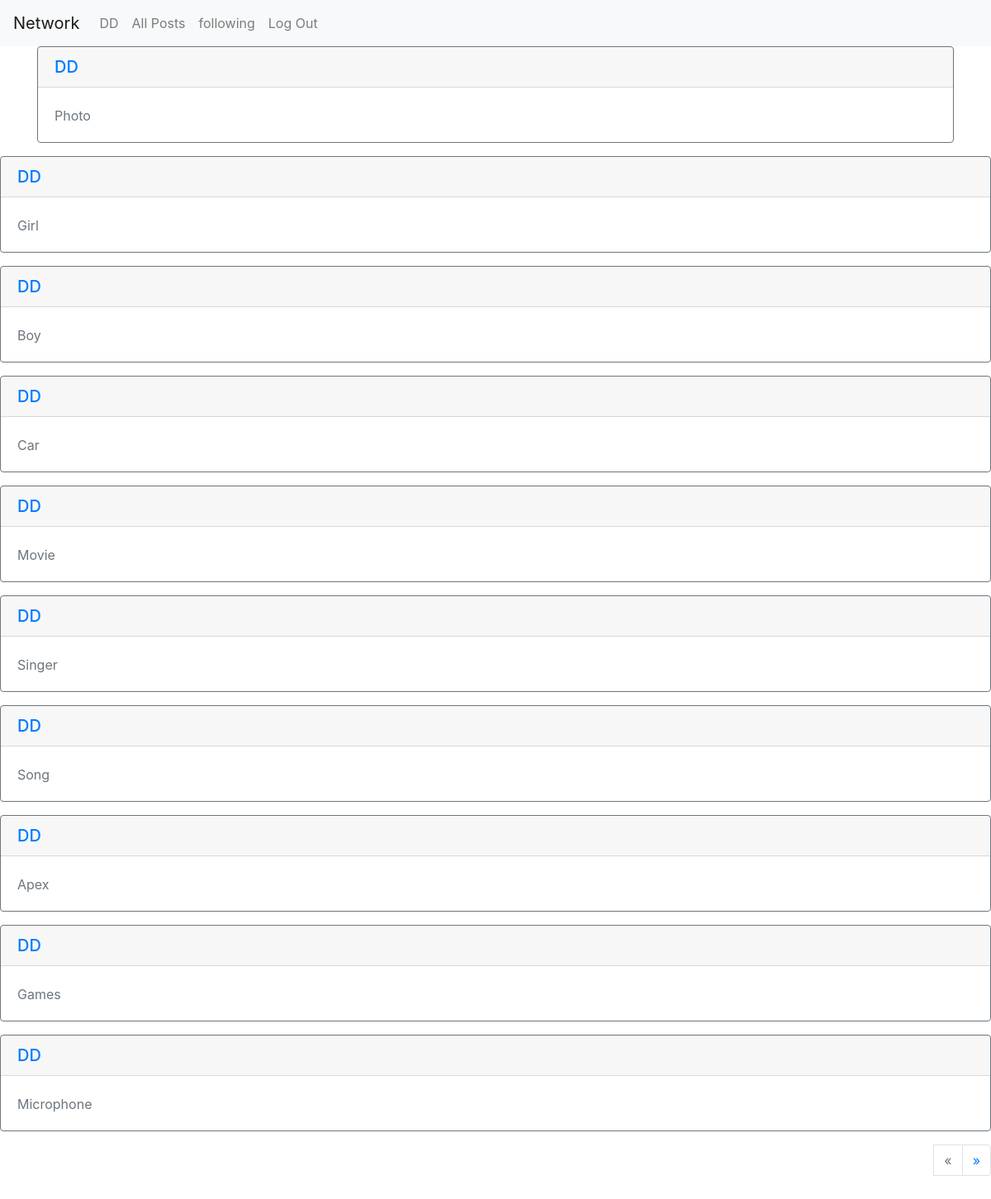
Screenshot of /following/Am (signed in) with the database file from the repository.
### network/models.py (models this page shows, shortened)
class User(AbstractUser):
    pass

class Item(models.Model):
    owner = models.ForeignKey(User, on_delete=models.CASCADE)
    post = models.CharField(max_length=500, null=True, blank=True)
    timestamp = models.DateTimeField(default=timezone.now)

### network/views.py (the view)
# urls.py: path("following/<str:username>", views.following, name="following"),
def following(request,username):
    if request.method == 'GET':
        currentuser = get_object_or_404(User, username=username)
        follows = Follower.objects.filter(follower=currentuser)
        posts = Item.objects.all().order_by('id').reverse()
        posted = []
        for p in posts:
            for follower in follows:
                if follower.followed == p.owner:
                    posted.append(p)
        paginator = Paginator(posts, 10)
        if request.GET.get("page") != None:
            try:
                posts = paginator.page(request.GET.get("page"))
            except:
                posts = paginator.page(1)
        else:
            posts = paginator.page(1)
        return render(request, 'network/Following.html', {'posts':posts})

### network/templates/network/Following.html (shortened to what this page needs)
{% extends "network/layout.html" %}
{% load static %}
{% block body %}
    <div class="container">
        {% for post in posts %}
        <div class="card border-secondary mb-3">
            <h5 class="card-header"><a href="{% url 'userprofile' username=post.owner %}">{{post.owner}}</a></h5>
            <div class="card-body text-secondary">
                <p class="card-text">{{post.post}}</p>
            </div>
        </div>
    </div>
{% endfor %}
      <div class="d-flex justify-content-end my-3">
  <nav aria-label="Page navigation ">
    <ul class="pagination">
    {% if posts.has_previous %}
    <li class="page-item">
      <li class="page-item">
        <a class="page-link" href="?page={{posts.previous_page_number}}" aria-label="Previous">
          <span aria-hidden="true">&laquo;</span>
          <span class="sr-only">Previous</span>
        </a>
      </li>
      {%else%}
        <li class="page-item">
      <li class="page-item disabled">
        <a class="page-link" href="#" aria-label="Previous">
          <span aria-hidden="true">&laquo;</span>
        </a>
      </li>
      {%endif%}
{% if posts.has_next %}
      <li class="page-item">
        <a class="page-link" href="?page={{posts.next_page_number}}" aria-label="Next">
          <span aria-hidden="true">&raquo;</span>
        </a>
      </li>
      {%endif%}
    </ul>
  </nav>
</div>
              {% endblock %}

### network/templates/network/layout.html (shortened to what this page needs)
{% load static %}
<!DOCTYPE html>
<html lang="en">
    <head>
        <link rel="stylesheet" href="https://stackpath.bootstrapcdn.com/bootstrap/4.4.1/css/bootstrap.min.css">
        <link href="{% static 'network/styles.css' %}" rel="stylesheet">
    </head>
    <body>
        <nav class="navbar navbar-expand-lg navbar-light bg-light">
            <a class="navbar-brand" href="#">Network</a>
            <div>
              <ul class="navbar-nav mr-auto">
                {% if user.is_authenticated %}
                    <li class="nav-item">
                        <a class="nav-link" href="{% url 'userprofile' user.username %}">{{user.username}}</a>
                    </li>
                {% endif %}
                <li class="nav-item">
                  <a class="nav-link"  href="{% url 'allpost'  %}">All Posts</a>
                    </li>
                    <li class="nav-item">
                  <a class="nav-link"  href="{% url 'following'  user.username %}">following</a>
                    </li>
                {% if user.is_authenticated %}
                    <li class="nav-item">
                        <a class="nav-link" href="{% url 'logout' %}">Log Out</a>
                    </li>
                {% endif %}
              </ul>
            </div>
          </nav>
        <div class="body">
            {% block body %}
            {% endblock %}
    </body>
</html>

### rows the page displays
User: username "DD"
Item: owner "DD", post "Photo"
Item: owner "DD", post "Girl"
Item: owner "DD", post "Boy"
Item: owner "DD", post "Car"
Item: owner "DD", post "Movie"
Item: owner "DD", post "Singer"
Item: owner "DD", post "Song"
Item: owner "DD", post "Apex"
Item: owner "DD", post "Games"
Item: owner "DD", post "Microphone"
